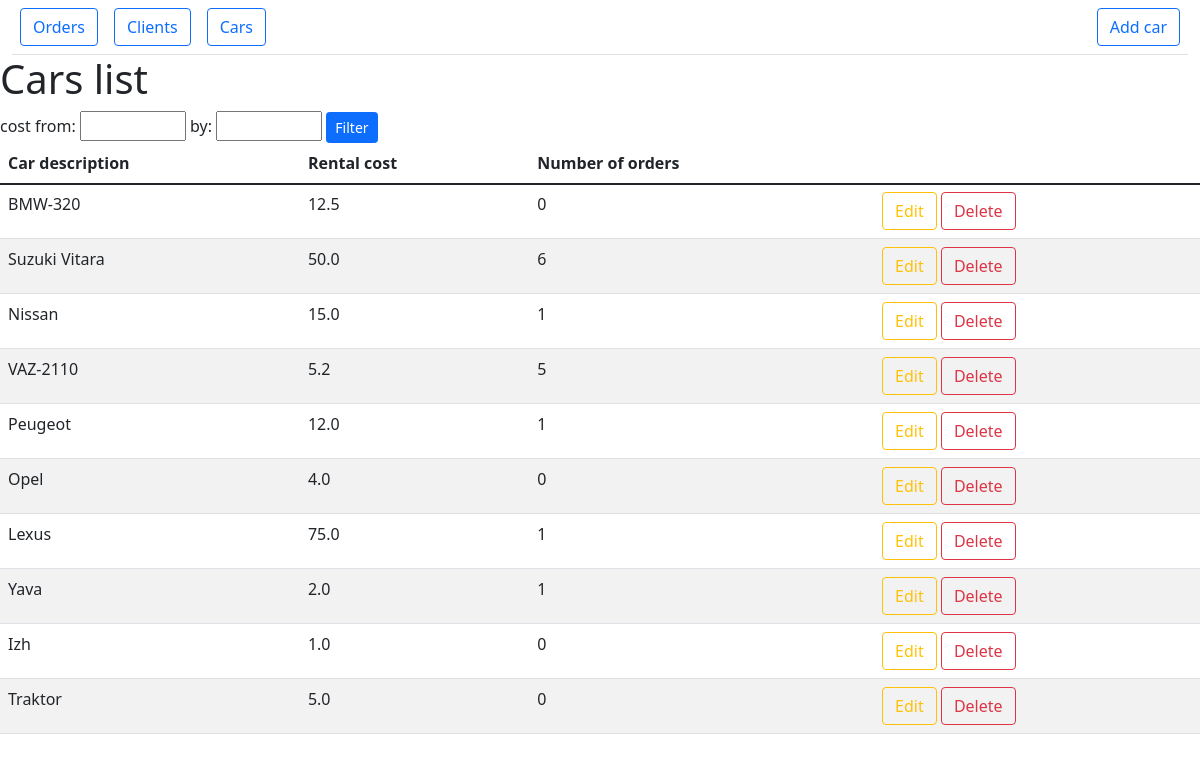
The page /cars-list on the database its author committed.
### main.py (models this page shows, shortened)
class Cars(db.Model):
    id = db.Column(db.Integer, primary_key=True)
    number = db.Column(db.String(30), nullable=False)
    description = db.Column(db.String(90), nullable=False)
    rental_cost = db.Column(db.Float(), nullable=False)

### main.py (the view, shortened to what this page needs)
@rental_cars.route('/cars-list', methods=['POST', 'GET'])
def cars_list():
    cars_req = "SELECT id, description, rental_cost, COUNT(car_id) FROM \
                    (SELECT cars.*, orders.car_id FROM cars \
                    LEFT JOIN orders ON cars.id = orders.car_id) GROUP BY id"
    g.db = sqlite3.connect('rental_cars.db')
    cur = g.db.execute(cars_req)
    linked_cars = cur.fetchall()
    g.db.close()
    return render_template('cars-list.html', linked_cars=linked_cars)

### templates/cars-list.html (shortened to what this page needs)
{% extends 'documentation/html_prototype/static_prototype.html' %}
{% block nav %}
<div class="ms-auto p-2 bd-highlight"><a href="/add-car" class="btn btn-outline-primary"> Add car </a></div>
{% endblock %}
{% block body %}
<h1>Cars list</h1>
<form method="POST">
    <label for="cost_from"> cost from: </label>
    <input type="number" step="1" min="0" max="1000" id="cost_from" name="cost_from"/>
    <label for="cost_by"> by: </label>
    <input type="number" step="1" min="0" max="1000" id="cost_by" name="cost_by"/>
    <button type="submit" class="btn btn-primary btn-sm">Filter</button>
</form>
<table class="table table-striped table-hover">
    <thead>
        <tr>
            <th scope="col">Car description</th>
            <th scope="col">Rental cost</th>
            <th scope="col">Number of orders</th>
        </tr>
    </thead>
    <tbody>
        <tr>
            {% for row in linked_cars %}
                <tr>
                    <td>{{ row[1] }}</td>
                    <td>{{ row[2] }}</td>
                    <td>{{ row[3] }}</td>
                    <td>
                        <a href="/cars-list/{{ row[0] }}/update-car" class="btn btn-outline-warning">Edit</a>
                        <a href="/cars-list/{{ row[0] }}/delete-car" class="btn btn-outline-danger" onclick="return confirm('Please confirm delete car')">Delete</a>
                    </td>
                </tr>
            {% endfor %}
        </tr>
    </tbody>
</table>
{% endblock %}

### rows shown on the page
Cars: description "BMW-320", rental_cost "12.5", row "0"
Cars: description "Suzuki Vitara", rental_cost "50.0", row "6"
Cars: description "Nissan", rental_cost "15.0", row "1"
Cars: description "VAZ-2110", rental_cost "5.2", row "5"
Cars: description "Peugeot", rental_cost "12.0", row "1"
Cars: description "Opel", rental_cost "4.0", row "0"
Cars: description "Lexus", rental_cost "75.0", row "1"
Cars: description "Yava", rental_cost "2.0", row "1"
Cars: description "Izh", rental_cost "1.0", row "0"
Cars: description "Traktor", rental_cost "5.0", row "0"
